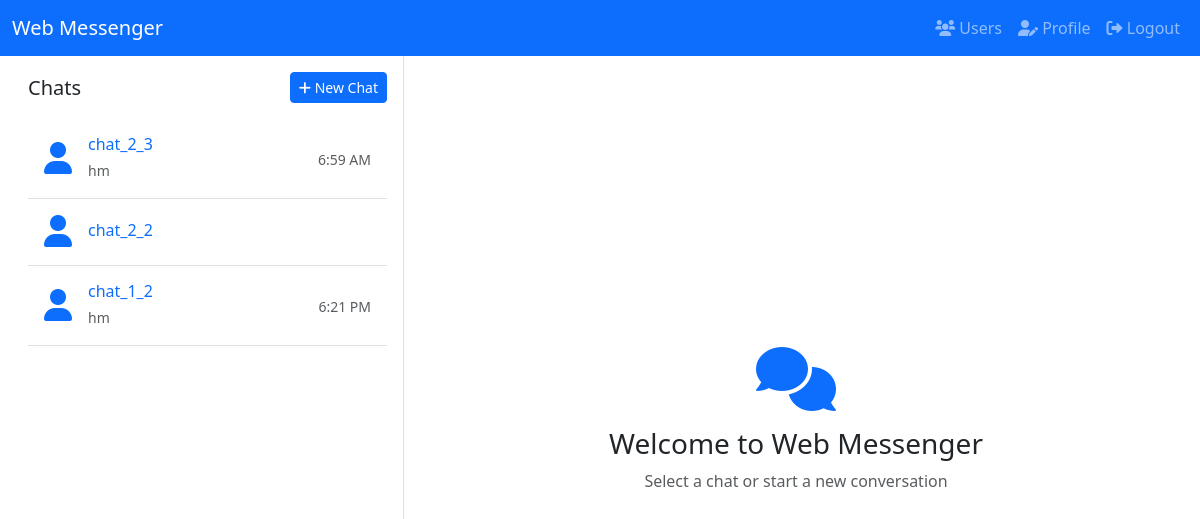
Screenshot of /chat/ (signed in) with the database file from the repository.
### chat/models.py (models this page shows, shortened)
class ChatRoom(models.Model):
    name = models.CharField(max_length=255)
    participants = models.ManyToManyField(User, related_name='chat_rooms')
    created_at = models.DateTimeField(auto_now_add=True)
    is_group = models.BooleanField(default=False)

class Message(models.Model):
    MESSAGE_TYPES = (
        ('text', 'Text'),
        ('image', 'Image'),
        ('video', 'Video'),
        ('audio', 'Audio'),
    )
    room = models.ForeignKey(ChatRoom, on_delete=models.CASCADE, related_name='messages')
    sender = models.ForeignKey(User, on_delete=models.CASCADE, related_name='sent_messages')
    content = models.TextField()
    message_type = models.CharField(max_length=10, choices=MESSAGE_TYPES, default='text')
    file = models.FileField(upload_to='chat_files/', null=True, blank=True)
    timestamp = models.DateTimeField(default=timezone.now)
    is_read = models.BooleanField(default=False)
    class Meta:
        ordering = ['timestamp']

### chat/views.py (the view)
# urls.py: path('', views.chat_list, name='chat_list'),
@login_required
def chat_list(request):
    chat_rooms = ChatRoom.objects.filter(participants=request.user)
    return render(request, 'chat/chat_list.html', {'chat_rooms': chat_rooms})

### templates/chat/chat_list.html (shortened to what this page needs)
{% extends "chat/base.html" %}
{% block content %}
<div class="container-fluid chat-container">
    <div class="row h-100">
        <div class="col-md-4 sidebar p-3">
            <div class="d-flex justify-content-between align-items-center mb-3">
                <h5 class="mb-0">Chats</h5>
                <a href="{% url 'chat:create_chat' %}" class="btn btn-primary btn-sm">
                    <i class="fas fa-plus"></i> New Chat
                </a>
            </div>
            <div class="chat-list">
                {% for room in chat_rooms %}
                <a href="{% url 'chat:chat_room' room_name=room.name %}" class="text-decoration-none">
                    <div class="chat-item p-3 border-bottom">
                        <div class="d-flex align-items-center">
                            <div class="flex-shrink-0">
                                {% if room.is_group %}
                                <i class="fas fa-users fa-2x text-primary"></i>
                                {% else %}
                                <i class="fas fa-user fa-2x text-primary"></i>
                                {% endif %}
                            </div>
                            <div class="flex-grow-1 ms-3">
                                <h6 class="mb-1">{{ room.name }}</h6>
                                {% with last_message=room.messages.last %}
                                {% if last_message %}
                                <small class="text-muted">
                                    {{ last_message.content|truncatechars:50 }}
                                </small>
                                {% endif %}
                                {% endwith %}
                            </div>
                            <div class="flex-shrink-0 ms-2">
                                {% with last_message=room.messages.last %}
                                {% if last_message %}
                                <small class="text-muted">
                                    {{ last_message.timestamp|date:"g:i A" }}
                                </small>
                                {% endif %}
                                {% endwith %}
                            </div>
                        </div>
                    </div>
                </a>
                {% empty %}
                <div class="text-center p-3">
                    <p class="text-muted">No chats yet. Start a new conversation!</p>
                </div>
                {% endfor %}
            </div>
        </div>
        <div class="col-md-8 d-flex align-items-center justify-content-center">
            <div class="text-center">
                <i class="fas fa-comments fa-4x text-primary mb-3"></i>
                <h3>Welcome to Web Messenger</h3>
                <p class="text-muted">Select a chat or start a new conversation</p>
            </div>
        </div>
    </div>
</div>
{% endblock %}

### templates/chat/base.html (style rules this page uses)
.chat-container { height: calc(100vh - 56px); }
.sidebar { height: 100%; border-right: 1px solid #dee2e6; }

### rows the page displays
ChatRoom: is_group False (drawn), name "chat_2_3", messages.last.content "hm", messages.last.timestamp "6:59 AM"
ChatRoom: is_group False (drawn), name "chat_2_2"
ChatRoom: is_group False (drawn), name "chat_1_2", messages.last.content "hm", messages.last.timestamp "6:21 PM"
